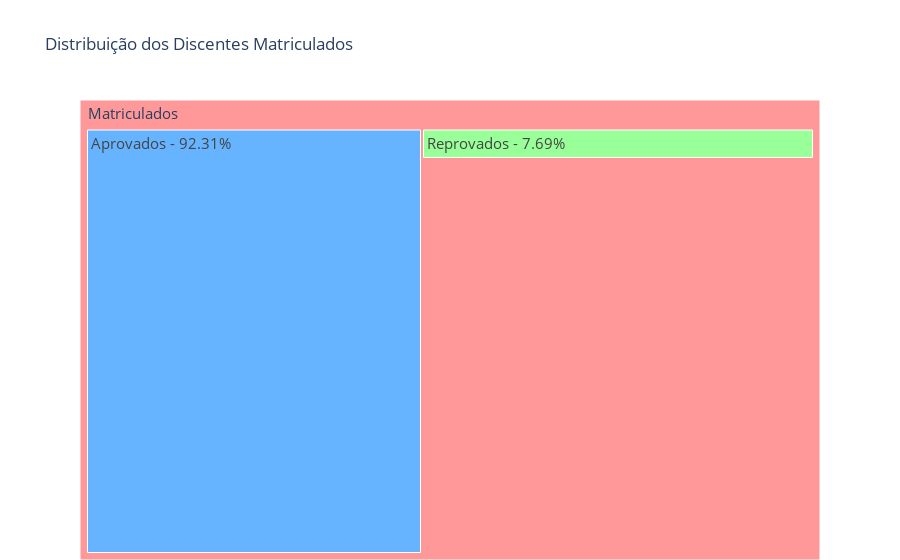

The code cell stored with this chart in its notebook:
### Code cell
import plotly.graph_objects as go
import squarify

# Dados
labels = ['Matriculados', 'Aprovados', 'Reprovados']
quantidades = [13, 12, 1]
porcentagens = [q / quantidades[0] * 100 for q in quantidades]

# Cores das categorias
cores = ['#ff9999', '#66b3ff', '#99ff99']

# Calcula os tamanhos dos retângulos no formato squarified
sizes = squarify.normalize_sizes(quantidades, 100, 100)

# Criação do treemap
fig = go.Figure(go.Treemap(
    labels=labels,
    parents=['', 'Matriculados', 'Matriculados'],
    values=sizes,
    text=[f'{labels[i]} - {porcentagens[i]:.2f}%' for i in range(len(labels))],  # Concatena o nome da categoria com a porcentagem
    hovertemplate='<b>%{label}</b>',
    texttemplate='%{text}',
    marker=dict(colors=cores),
    textfont=dict(size=15),
))

# Configurações adicionais do treemap
fig.update_layout(
    title='Distribuição dos Discentes Matriculados',
    margin=dict(t=100, b=0),
)

# Exibe o treemap
fig.show()

### Figure 1 — Plotly figure (JSON) as saved in the notebook; plotly's stock layout.template omitted (floating-point values rounded to 4 significant figures)
{"data": [{"hovertemplate": "<b>%{label}</b>", "labels": ["Matriculados", "Aprovados", "Reprovados"], "marker": {"colors": ["#ff9999", "#66b3ff", "#99ff99"]}, "parents": ["", "Matriculados", "Matriculados"], "text": ["Matriculados - 100.00%", "Aprovados - 92.31%", "Reprovados - 7.69%"], "textfont": {"size": 15}, "texttemplate": "%{text}", "type": "treemap", "values": [5000, 4615.0, 384.6]}], "layout": {"margin": {"b": 0, "t": 100}, "title": {"text": "Distribuição dos Discentes Matriculados"}}}
